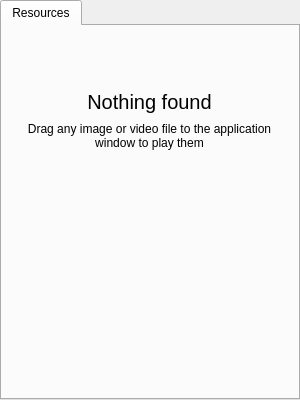
<?xml version="1.0" encoding="UTF-8"?>
<ui version="4.0">
 <class>ResourceBrowserWidget</class>
 <widget class="QWidget" name="ResourceBrowserWidget">
  <property name="geometry">
   <rect>
    <x>0</x>
    <y>0</y>
    <width>300</width>
    <height>400</height>
   </rect>
  </property>
  <property name="minimumSize">
   <size>
    <width>200</width>
    <height>0</height>
   </size>
  </property>
  <property name="windowTitle">
   <string>Resources</string>
  </property>
  <layout class="QVBoxLayout" name="mainLayout">
   <property name="spacing">
    <number>0</number>
   </property>
   <property name="leftMargin">
    <number>0</number>
   </property>
   <property name="topMargin">
    <number>0</number>
   </property>
   <property name="rightMargin">
    <number>0</number>
   </property>
   <property name="bottomMargin">
    <number>0</number>
   </property>
   <item>
    <widget class="QTabWidget" name="tabWidget">
     <property name="currentIndex">
      <number>0</number>
     </property>
     <widget class="QWidget" name="resourcesTab">
      <attribute name="title">
       <string>Resources</string>
      </attribute>
      <layout class="QVBoxLayout" name="verticalLayout">
       <property name="spacing">
        <number>0</number>
       </property>
       <property name="leftMargin">
        <number>0</number>
       </property>
       <property name="topMargin">
        <number>0</number>
       </property>
       <property name="rightMargin">
        <number>1</number>
       </property>
       <property name="bottomMargin">
        <number>0</number>
       </property>
       <item>
        <widget class="nx::vms::client::desktop::SearchEdit" name="instantFilterLineEdit" native="true">
         <property name="placeholderText" stdset="0">
          <string>Filter TEST</string>
         </property>
        </widget>
       </item>
       <item>
        <widget class="QStackedWidget" name="resourcesHolder">
         <property name="currentIndex">
          <number>1</number>
         </property>
         <widget class="QWidget" name="resourcesPage">
          <layout class="QVBoxLayout" name="verticalLayout_2">
           <property name="spacing">
            <number>0</number>
           </property>
           <property name="leftMargin">
            <number>0</number>
           </property>
           <property name="topMargin">
            <number>0</number>
           </property>
           <property name="rightMargin">
            <number>0</number>
           </property>
           <property name="bottomMargin">
            <number>0</number>
           </property>
           <item>
            <widget class="QScrollArea" name="scrollArea">
             <property name="widgetResizable">
              <bool>true</bool>
             </property>
             <widget class="QWidget" name="scrollAreaWidgetContents">
              <property name="geometry">
               <rect>
                <x>0</x>
                <y>0</y>
                <width>291</width>
                <height>369</height>
               </rect>
              </property>
              <layout class="QVBoxLayout" name="verticalLayout_3">
               <property name="spacing">
                <number>8</number>
               </property>
               <property name="leftMargin">
                <number>0</number>
               </property>
               <property name="topMargin">
                <number>0</number>
               </property>
               <property name="rightMargin">
                <number>0</number>
               </property>
               <property name="bottomMargin">
                <number>0</number>
               </property>
               <item>
                <widget class="QnResourceTreeWidget" name="resourceTreeWidget" native="true">
                 <property name="sizePolicy">
                  <sizepolicy hsizetype="Preferred" vsizetype="Fixed">
                   <horstretch>0</horstretch>
                   <verstretch>0</verstretch>
                  </sizepolicy>
                 </property>
                </widget>
               </item>
               <item>
                <widget class="nx::vms::client::desktop::ShortcutHintWidget" name="shortcutHintWidget" native="true">
                 <property name="sizePolicy">
                  <sizepolicy hsizetype="Preferred" vsizetype="Preferred">
                   <horstretch>0</horstretch>
                   <verstretch>255</verstretch>
                  </sizepolicy>
                 </property>
                </widget>
               </item>
               <item>
                <spacer name="verticalSpacer">
                 <property name="orientation">
                  <enum>Qt::Vertical</enum>
                 </property>
                 <property name="sizeHint" stdset="0">
                  <size>
                   <width>20</width>
                   <height>0</height>
                  </size>
                 </property>
                </spacer>
               </item>
              </layout>
             </widget>
            </widget>
           </item>
          </layout>
         </widget>
         <widget class="QWidget" name="nothingFoundPage">
          <layout class="QVBoxLayout" name="verticalLayout_4">
           <property name="spacing">
            <number>8</number>
           </property>
           <property name="leftMargin">
            <number>16</number>
           </property>
           <property name="topMargin">
            <number>64</number>
           </property>
           <property name="rightMargin">
            <number>16</number>
           </property>
           <property name="bottomMargin">
            <number>0</number>
           </property>
           <item>
            <widget class="QLabel" name="nothingFoundLabel">
             <property name="font">
              <font>
               <pointsize>15</pointsize>
              </font>
             </property>
             <property name="text">
              <string>Nothing found</string>
             </property>
             <property name="alignment">
              <set>Qt::AlignHCenter|Qt::AlignTop</set>
             </property>
             <property name="wordWrap">
              <bool>true</bool>
             </property>
            </widget>
           </item>
           <item>
            <widget class="QLabel" name="nothingFoundDescriptionLabel">
             <property name="text">
              <string>Drag any image or video file to the application window to play them</string>
             </property>
             <property name="alignment">
              <set>Qt::AlignHCenter|Qt::AlignTop</set>
             </property>
             <property name="wordWrap">
              <bool>true</bool>
             </property>
            </widget>
           </item>
           <item>
            <spacer name="verticalSpacer_2">
             <property name="orientation">
              <enum>Qt::Vertical</enum>
             </property>
             <property name="sizeHint" stdset="0">
              <size>
               <width>20</width>
               <height>40</height>
              </size>
             </property>
            </spacer>
           </item>
          </layout>
         </widget>
        </widget>
       </item>
      </layout>
     </widget>
    </widget>
   </item>
  </layout>
 </widget>
 <customwidgets>
  <customwidget>
   <class>nx::vms::client::desktop::SearchEdit</class>
   <extends>QWidget</extends>
   <header location="global">nx/vms/client/desktop/common/widgets/search_edit.h</header>
  </customwidget>
  <customwidget>
   <class>nx::vms::client::desktop::ShortcutHintWidget</class>
   <extends>QWidget</extends>
   <header location="global">nx/vms/client/desktop/common/widgets/shortcut_hint_widget.h</header>
  </customwidget>
  <customwidget>
   <class>QnResourceTreeWidget</class>
   <extends>QWidget</extends>
   <header location="global">ui/widgets/resource_tree_widget.h</header>
   <container>1</container>
  </customwidget>
 </customwidgets>
 <resources/>
 <connections/>
</ui>
